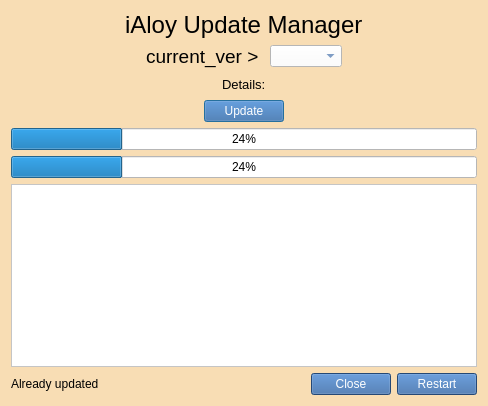
<?xml version="1.0" encoding="UTF-8"?>
<ui version="4.0">
 <class>update_manager</class>
 <widget class="QDialog" name="update_manager">
  <property name="geometry">
   <rect>
    <x>0</x>
    <y>0</y>
    <width>488</width>
    <height>406</height>
   </rect>
  </property>
  <property name="windowTitle">
   <string>Dialog</string>
  </property>
  <property name="styleSheet">
   <string notr="true">background-color: rgb(248, 221, 180);</string>
  </property>
  <layout class="QVBoxLayout" name="verticalLayout">
   <item>
    <spacer name="verticalSpacer_2">
     <property name="orientation">
      <enum>Qt::Vertical</enum>
     </property>
     <property name="sizeHint" stdset="0">
      <size>
       <width>20</width>
       <height>4</height>
      </size>
     </property>
    </spacer>
   </item>
   <item>
    <layout class="QHBoxLayout" name="horizontalLayout_5">
     <item>
      <spacer name="horizontalSpacer_6">
       <property name="orientation">
        <enum>Qt::Horizontal</enum>
       </property>
       <property name="sizeHint" stdset="0">
        <size>
         <width>40</width>
         <height>20</height>
        </size>
       </property>
      </spacer>
     </item>
     <item>
      <widget class="QLabel" name="iAloy_heading">
       <property name="font">
        <font>
         <pointsize>18</pointsize>
        </font>
       </property>
       <property name="text">
        <string>iAloy Update Manager</string>
       </property>
      </widget>
     </item>
     <item>
      <spacer name="horizontalSpacer_8">
       <property name="orientation">
        <enum>Qt::Horizontal</enum>
       </property>
       <property name="sizeHint" stdset="0">
        <size>
         <width>40</width>
         <height>20</height>
        </size>
       </property>
      </spacer>
     </item>
    </layout>
   </item>
   <item>
    <layout class="QHBoxLayout" name="horizontalLayout_4">
     <item>
      <spacer name="horizontalSpacer_5">
       <property name="orientation">
        <enum>Qt::Horizontal</enum>
       </property>
       <property name="sizeHint" stdset="0">
        <size>
         <width>40</width>
         <height>20</height>
        </size>
       </property>
      </spacer>
     </item>
     <item>
      <widget class="QLabel" name="version_status">
       <property name="font">
        <font>
         <pointsize>14</pointsize>
        </font>
       </property>
       <property name="text">
        <string>current_ver &gt; </string>
       </property>
      </widget>
     </item>
     <item>
      <widget class="QComboBox" name="version_list_combo_box">
       <property name="sizePolicy">
        <sizepolicy hsizetype="Minimum" vsizetype="Fixed">
         <horstretch>0</horstretch>
         <verstretch>0</verstretch>
        </sizepolicy>
       </property>
       <property name="styleSheet">
        <string notr="true">background-color: rgb(255, 255, 255);
color: rgb(52, 101, 164);

selection-background-color: rgb(52, 101, 164);
selection-color: rgb(255, 255, 255);</string>
       </property>
      </widget>
     </item>
     <item>
      <spacer name="horizontalSpacer_7">
       <property name="orientation">
        <enum>Qt::Horizontal</enum>
       </property>
       <property name="sizeHint" stdset="0">
        <size>
         <width>40</width>
         <height>20</height>
        </size>
       </property>
      </spacer>
     </item>
    </layout>
   </item>
   <item>
    <layout class="QHBoxLayout" name="horizontalLayout_6">
     <item>
      <spacer name="horizontalSpacer_9">
       <property name="orientation">
        <enum>Qt::Horizontal</enum>
       </property>
       <property name="sizeHint" stdset="0">
        <size>
         <width>40</width>
         <height>20</height>
        </size>
       </property>
      </spacer>
     </item>
     <item>
      <widget class="QLabel" name="version_details">
       <property name="font">
        <font>
         <pointsize>10</pointsize>
        </font>
       </property>
       <property name="text">
        <string>Details:</string>
       </property>
      </widget>
     </item>
     <item>
      <spacer name="horizontalSpacer_10">
       <property name="orientation">
        <enum>Qt::Horizontal</enum>
       </property>
       <property name="sizeHint" stdset="0">
        <size>
         <width>40</width>
         <height>20</height>
        </size>
       </property>
      </spacer>
     </item>
    </layout>
   </item>
   <item>
    <layout class="QHBoxLayout" name="horizontalLayout_3">
     <item>
      <spacer name="horizontalSpacer_3">
       <property name="orientation">
        <enum>Qt::Horizontal</enum>
       </property>
       <property name="sizeHint" stdset="0">
        <size>
         <width>40</width>
         <height>20</height>
        </size>
       </property>
      </spacer>
     </item>
     <item>
      <widget class="QPushButton" name="update_btn">
       <property name="styleSheet">
        <string notr="true">background-color: rgb(52, 101, 164);
color: rgb(255, 255, 255);</string>
       </property>
       <property name="text">
        <string>Update</string>
       </property>
      </widget>
     </item>
     <item>
      <spacer name="horizontalSpacer_4">
       <property name="orientation">
        <enum>Qt::Horizontal</enum>
       </property>
       <property name="sizeHint" stdset="0">
        <size>
         <width>40</width>
         <height>20</height>
        </size>
       </property>
      </spacer>
     </item>
    </layout>
   </item>
   <item>
    <widget class="QProgressBar" name="progressBar">
     <property name="styleSheet">
      <string notr="true">background-color: rgb(255, 255, 255);</string>
     </property>
     <property name="value">
      <number>24</number>
     </property>
     <property name="textVisible">
      <bool>true</bool>
     </property>
     <property name="invertedAppearance">
      <bool>false</bool>
     </property>
    </widget>
   </item>
   <item>
    <widget class="QProgressBar" name="download_progress">
     <property name="styleSheet">
      <string notr="true">background-color: rgb(255, 255, 255);</string>
     </property>
     <property name="value">
      <number>24</number>
     </property>
    </widget>
   </item>
   <item>
    <layout class="QVBoxLayout" name="verticalLayout_2">
     <item>
      <spacer name="verticalSpacer_5">
       <property name="orientation">
        <enum>Qt::Vertical</enum>
       </property>
       <property name="sizeHint" stdset="0">
        <size>
         <width>20</width>
         <height>7</height>
        </size>
       </property>
      </spacer>
     </item>
     <item>
      <widget class="QTextEdit" name="console_area">
       <property name="styleSheet">
        <string notr="true">background-color: rgb(255, 255, 255);</string>
       </property>
      </widget>
     </item>
     <item>
      <layout class="QHBoxLayout" name="horizontalLayout_2">
       <item>
        <widget class="QLabel" name="update_status">
         <property name="text">
          <string>Already updated</string>
         </property>
        </widget>
       </item>
       <item>
        <spacer name="horizontalSpacer_2">
         <property name="orientation">
          <enum>Qt::Horizontal</enum>
         </property>
         <property name="sizeHint" stdset="0">
          <size>
           <width>40</width>
           <height>20</height>
          </size>
         </property>
        </spacer>
       </item>
       <item>
        <widget class="QPushButton" name="cancel_btn">
         <property name="sizePolicy">
          <sizepolicy hsizetype="Preferred" vsizetype="Preferred">
           <horstretch>0</horstretch>
           <verstretch>0</verstretch>
          </sizepolicy>
         </property>
         <property name="styleSheet">
          <string notr="true">background-color: rgb(52, 101, 164);
color: rgb(255, 255, 255);</string>
         </property>
         <property name="text">
          <string>Close</string>
         </property>
        </widget>
       </item>
       <item>
        <widget class="QPushButton" name="restart_btn">
         <property name="styleSheet">
          <string notr="true">background-color: rgb(52, 101, 164);
color: rgb(255, 255, 255);</string>
         </property>
         <property name="text">
          <string>Restart</string>
         </property>
        </widget>
       </item>
      </layout>
     </item>
    </layout>
   </item>
  </layout>
 </widget>
 <resources/>
 <connections/>
</ui>
